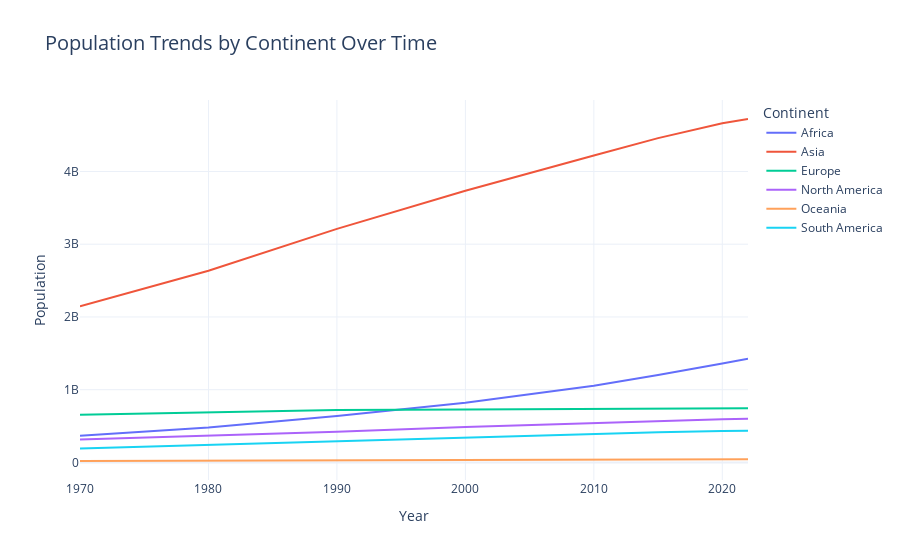

Here is the notebook cell this chart was saved with:
### Code cell
fig = px.line(
    population_by_continent,
    x='Year',
    y='Population',
    color='Continent',
    title='Population Trends by Continent Over Time',
    labels={'Population': 'Population', 'Year': 'Year'}
)

fig.update_layout(
    template='plotly_white',
    xaxis_title='Year',
    yaxis_title='Population',
    title_font_size=20
)

fig.show()

### Figure 1 — Plotly figure (JSON) as saved in the notebook; plotly's stock layout.template omitted (floating-point values rounded to 4 significant figures)
{"data": [{"hovertemplate": "Continent=Africa<br>Year=%{x}<br>Population=%{y}<extra></extra>", "legendgroup": "Africa", "line": {"color": "#636efa", "dash": "solid"}, "marker": {"symbol": "circle"}, "mode": "lines", "name": "Africa", "orientation": "v", "showlegend": true, "type": "scatter", "x": [1970, 1980, 1990, 2000, 2010, 2015, 2020, 2022], "xaxis": "x", "y": [365444348, 481536377, 638150629, 818946032, 1055228072, 1201102442, 1360671810, 1426730932], "yaxis": "y"}, {"hovertemplate": "Continent=Asia<br>Year=%{x}<br>Population=%{y}<extra></extra>", "legendgroup": "Asia", "line": {"color": "#EF553B", "dash": "solid"}, "marker": {"symbol": "circle"}, "mode": "lines", "name": "Asia", "orientation": "v", "showlegend": true, "type": "scatter", "x": [1970, 1980, 1990, 2000, 2010, 2015, 2020, 2022], "xaxis": "x", "y": [2144906290, 2635334228, 3210563577, 3735089604, 4220041327, 4458250182, 4663086535, 4721383274], "yaxis": "y"}, {"hovertemplate": "Continent=Europe<br>Year=%{x}<br>Population=%{y}<extra></extra>", "legendgroup": "Europe", "line": {"color": "#00cc96", "dash": "solid"}, "marker": {"symbol": "circle"}, "mode": "lines", "name": "Europe", "orientation": "v", "showlegend": true, "type": "scatter", "x": [1970, 1980, 1990, 2000, 2010, 2015, 2020, 2022], "xaxis": "x", "y": [655923991, 692527159, 720320797, 726093423, 735613934, 741535608, 745792196, 743147538], "yaxis": "y"}, {"hovertemplate": "Continent=North America<br>Year=%{x}<br>Population=%{y}<extra></extra>", "legendgroup": "North America", "line": {"color": "#ab63fa", "dash": "solid"}, "marker": {"symbol": "circle"}, "mode": "lines", "name": "North America", "orientation": "v", "showlegend": true, "type": "scatter", "x": [1970, 1980, 1990, 2000, 2010, 2015, 2020, 2022], "xaxis": "x", "y": [315434606, 368293361, 421266425, 486069584, 542720651, 570383850, 594236593, 600296136], "yaxis": "y"}, {"hovertemplate": "Continent=Oceania<br>Year=%{x}<br>Population=%{y}<extra></extra>", "legendgroup": "Oceania", "line": {"color": "#FFA15A", "dash": "solid"}, "marker": {"symbol": "circle"}, "mode": "lines", "name": "Oceania", "orientation": "v", "showlegend": true, "type": "scatter", "x": [1970, 1980, 1990, 2000, 2010, 2015, 2020, 2022], "xaxis": "x", "y": [19480270, 22920240, 26743822, 31222778, 37102764, 40403283, 43933426, 45038554], "yaxis": "y"}, {"hovertemplate": "Continent=South America<br>Year=%{x}<br>Population=%{y}<extra></extra>", "legendgroup": "South America", "line": {"color": "#19d3f3", "dash": "solid"}, "marker": {"symbol": "circle"}, "mode": "lines", "name": "South America", "orientation": "v", "showlegend": true, "type": "scatter", "x": [1970, 1980, 1990, 2000, 2010, 2015, 2020, 2022], "xaxis": "x", "y": [192947156, 241789006, 297146415, 349634282, 393078250, 413134396, 431530043, 436816608], "yaxis": "y"}], "layout": {"legend": {"title": {"text": "Continent"}, "tracegroupgap": 0}, "title": {"font": {"size": 20}, "text": "Population Trends by Continent Over Time"}, "xaxis": {"anchor": "y", "domain": [0, 1], "title": {"text": "Year"}}, "yaxis": {"anchor": "x", "domain": [0, 1], "title": {"text": "Population"}}}}
